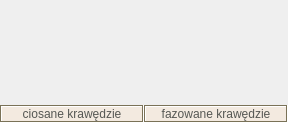
    <widget class="QWidget" name="scrollAreaWidgetContents_4">
     <property name="geometry">
      <rect>
       <x>0</x>
       <y>0</y>
       <width>288</width>
       <height>123</height>
      </rect>
     </property>
     <layout class="QGridLayout" name="gridLayout_13">
      <property name="leftMargin">
       <number>0</number>
      </property>
      <property name="topMargin">
       <number>0</number>
      </property>
      <property name="rightMargin">
       <number>0</number>
      </property>
      <property name="bottomMargin">
       <number>0</number>
      </property>
      <property name="horizontalSpacing">
       <number>0</number>
      </property>
      <item row="0" column="1">
       <layout class="QVBoxLayout" name="verticalLayout_46">
        <property name="spacing">
         <number>0</number>
        </property>
        <item>
         <widget class="ClickableImage" name="BeveledEndingImage">
          <property name="sizePolicy">
           <sizepolicy hsizetype="Preferred" vsizetype="Expanding">
            <horstretch>0</horstretch>
            <verstretch>0</verstretch>
           </sizepolicy>
          </property>
          <property name="text">
           <string/>
          </property>
          <property name="pixmap">
           <pixmap resource="images.qrc">:/images/Rustic_Karbon/wykonczenie_profili/fazowane_krawedzie.jpg</pixmap>
          </property>
         </widget>
        </item>
        <item>
         <widget class="QLabel" name="BeveledEndingText">
          <property name="palette">
           <palette>
            <active>
             <colorrole role="WindowText">
              <brush brushstyle="SolidPattern">
               <color alpha="255">
                <red>85</red>
                <green>87</green>
                <blue>83</blue>
               </color>
              </brush>
             </colorrole>
             <colorrole role="Button">
              <brush brushstyle="SolidPattern">
               <color alpha="255">
                <red>243</red>
                <green>234</green>
                <blue>224</blue>
               </color>
              </brush>
             </colorrole>
             <colorrole role="Light">
              <brush brushstyle="SolidPattern">
               <color alpha="255">
                <red>255</red>
                <green>255</green>
                <blue>255</blue>
               </color>
              </brush>
             </colorrole>
             <colorrole role="Midlight">
              <brush brushstyle="SolidPattern">
               <color alpha="255">
                <red>250</red>
                <green>241</green>
                <blue>214</blue>
               </color>
              </brush>
             </colorrole>
             <colorrole role="Dark">
              <brush brushstyle="SolidPattern">
               <color alpha="255">
                <red>122</red>
                <green>114</green>
                <blue>87</blue>
               </color>
              </brush>
             </colorrole>
             <colorrole role="Mid">
              <brush brushstyle="SolidPattern">
               <color alpha="255">
                <red>163</red>
                <green>152</green>
                <blue>116</blue>
               </color>
              </brush>
             </colorrole>
             <colorrole role="Text">
              <brush brushstyle="SolidPattern">
               <color alpha="255">
                <red>46</red>
                <green>52</green>
                <blue>54</blue>
               </color>
              </brush>
             </colorrole>
             <colorrole role="BrightText">
              <brush brushstyle="SolidPattern">
               <color alpha="255">
                <red>255</red>
                <green>255</green>
                <blue>255</blue>
               </color>
              </brush>
             </colorrole>
             <colorrole role="ButtonText">
              <brush brushstyle="SolidPattern">
               <color alpha="255">
                <red>0</red>
                <green>0</green>
                <blue>0</blue>
               </color>
              </brush>
             </colorrole>
             <colorrole role="Base">
              <brush brushstyle="SolidPattern">
               <color alpha="255">
                <red>255</red>
                <green>255</green>
                <blue>255</blue>
               </color>
              </brush>
             </colorrole>
             <colorrole role="Window">
              <brush brushstyle="SolidPattern">
               <color alpha="255">
                <red>243</red>
                <green>234</green>
                <blue>224</blue>
               </color>
              </brush>
             </colorrole>
             <colorrole role="Shadow">
              <brush brushstyle="SolidPattern">
               <color alpha="255">
                <red>0</red>
                <green>0</green>
                <blue>0</blue>
               </color>
              </brush>
             </colorrole>
             <colorrole role="AlternateBase">
              <brush brushstyle="SolidPattern">
               <color alpha="255">
                <red>250</red>
                <green>241</green>
                <blue>214</blue>
               </color>
              </brush>
             </colorrole>
             <colorrole role="ToolTipBase">
              <brush brushstyle="SolidPattern">
               <color alpha="255">
                <red>255</red>
                <green>255</green>
                <blue>220</blue>
               </color>
              </brush>
             </colorrole>
             <colorrole role="ToolTipText">
              <brush brushstyle="SolidPattern">
               <color alpha="255">
                <red>0</red>
                <green>0</green>
                <blue>0</blue>
               </color>
              </brush>
             </colorrole>
            </active>
            <inactive>
             <colorrole role="WindowText">
              <brush brushstyle="SolidPattern">
               <color alpha="255">
                <red>85</red>
                <green>87</green>
                <blue>83</blue>
               </color>
              </brush>
             </colorrole>
             <colorrole role="Button">
              <brush brushstyle="SolidPattern">
               <color alpha="255">
                <red>243</red>
                <green>234</green>
                <blue>224</blue>
               </color>
              </brush>
             </colorrole>
             <colorrole role="Light">
              <brush brushstyle="SolidPattern">
               <color alpha="255">
                <red>255</red>
                <green>255</green>
                <blue>255</blue>
               </color>
              </brush>
             </colorrole>
             <colorrole role="Midlight">
              <brush brushstyle="SolidPattern">
               <color alpha="255">
                <red>250</red>
                <green>241</green>
                <blue>214</blue>
               </color>
              </brush>
             </colorrole>
             <colorrole role="Dark">
              <brush brushstyle="SolidPattern">
               <color alpha="255">
                <red>122</red>
                <green>114</green>
                <blue>87</blue>
               </color>
              </brush>
             </colorrole>
             <colorrole role="Mid">
              <brush brushstyle="SolidPattern">
               <color alpha="255">
                <red>163</red>
                <green>152</green>
                <blue>116</blue>
               </color>
              </brush>
             </colorrole>
             <colorrole role="Text">
              <brush brushstyle="SolidPattern">
               <color alpha="255">
                <red>46</red>
                <green>52</green>
                <blue>54</blue>
               </color>
              </brush>
             </colorrole>
             <colorrole role="BrightText">
              <brush brushstyle="SolidPattern">
               <color alpha="255">
                <red>255</red>
                <green>255</green>
                <blue>255</blue>
               </color>
              </brush>
             </colorrole>
             <colorrole role="ButtonText">
              <brush brushstyle="SolidPattern">
               <color alpha="255">
                <red>0</red>
                <green>0</green>
                <blue>0</blue>
               </color>
              </brush>
             </colorrole>
             <colorrole role="Base">
              <brush brushstyle="SolidPattern">
               <color alpha="255">
                <red>255</red>
                <green>255</green>
                <blue>255</blue>
               </color>
              </brush>
             </colorrole>
             <colorrole role="Window">
              <brush brushstyle="SolidPattern">
               <color alpha="255">
                <red>243</red>
                <green>234</green>
                <blue>224</blue>
               </color>
              </brush>
             </colorrole>
             <colorrole role="Shadow">
              <brush brushstyle="SolidPattern">
               <color alpha="255">
                <red>0</red>
                <green>0</green>
                <blue>0</blue>
               </color>
              </brush>
             </colorrole>
             <colorrole role="AlternateBase">
              <brush brushstyle="SolidPattern">
               <color alpha="255">
                <red>250</red>
                <green>241</green>
                <blue>214</blue>
               </color>
              </brush>
             </colorrole>
             <colorrole role="ToolTipBase">
              <brush brushstyle="SolidPattern">
               <color alpha="255">
                <red>255</red>
                <green>255</green>
                <blue>220</blue>
               </color>
              </brush>
             </colorrole>
             <colorrole role="ToolTipText">
              <brush brushstyle="SolidPattern">
               <color alpha="255">
                <red>0</red>
                <green>0</green>
                <blue>0</blue>
               </color>
              </brush>
             </colorrole>
            </inactive>
            <disabled>
             <colorrole role="WindowText">
              <brush brushstyle="SolidPattern">
               <color alpha="255">
                <red>122</red>
                <green>114</green>
                <blue>87</blue>
               </color>
              </brush>
             </colorrole>
             <colorrole role="Button">
              <brush brushstyle="SolidPattern">
               <color alpha="255">
                <red>243</red>
                <green>234</green>
                <blue>224</blue>
               </color>
              </brush>
             </colorrole>
             <colorrole role="Light">
              <brush brushstyle="SolidPattern">
               <color alpha="255">
                <red>255</red>
                <green>255</green>
                <blue>255</blue>
               </color>
              </brush>
             </colorrole>
             <colorrole role="Midlight">
              <brush brushstyle="SolidPattern">
               <color alpha="255">
                <red>250</red>
                <green>241</green>
                <blue>214</blue>
               </color>
              </brush>
             </colorrole>
             <colorrole role="Dark">
              <brush brushstyle="SolidPattern">
               <color alpha="255">
                <red>122</red>
                <green>114</green>
                <blue>87</blue>
               </color>
              </brush>
             </colorrole>
             <colorrole role="Mid">
              <brush brushstyle="SolidPattern">
               <color alpha="255">
                <red>163</red>
                <green>152</green>
                <blue>116</blue>
               </color>
              </brush>
             </colorrole>
             <colorrole role="Text">
              <brush brushstyle="SolidPattern">
               <color alpha="255">
                <red>122</red>
                <green>114</green>
                <blue>87</blue>
               </color>
              </brush>
             </colorrole>
             <colorrole role="BrightText">
              <brush brushstyle="SolidPattern">
               <color alpha="255">
                <red>255</red>
                <green>255</green>
                <blue>255</blue>
               </color>
              </brush>
             </colorrole>
             <colorrole role="ButtonText">
              <brush brushstyle="SolidPattern">
               <color alpha="255">
                <red>122</red>
                <green>114</green>
                <blue>87</blue>
               </color>
              </brush>
             </colorrole>
             <colorrole role="Base">
              <brush brushstyle="SolidPattern">
               <color alpha="255">
                <red>243</red>
                <green>234</green>
                <blue>224</blue>
               </color>
              </brush>
             </colorrole>
             <colorrole role="Window">
              <brush brushstyle="SolidPattern">
               <color alpha="255">
                <red>243</red>
                <green>234</green>
                <blue>224</blue>
               </color>
              </brush>
             </colorrole>
             <colorrole role="Shadow">
              <brush brushstyle="SolidPattern">
               <color alpha="255">
                <red>0</red>
                <green>0</green>
                <blue>0</blue>
               </color>
              </brush>
             </colorrole>
             <colorrole role="AlternateBase">
              <brush brushstyle="SolidPattern">
               <color alpha="255">
                <red>245</red>
                <green>228</green>
                <blue>174</blue>
               </color>
              </brush>
             </colorrole>
             <colorrole role="ToolTipBase">
              <brush brushstyle="SolidPattern">
               <color alpha="255">
                <red>255</red>
                <green>255</green>
                <blue>220</blue>
               </color>
              </brush>
             </colorrole>
             <colorrole role="ToolTipText">
              <brush brushstyle="SolidPattern">
               <color alpha="255">
                <red>0</red>
                <green>0</green>
                <blue>0</blue>
               </color>
              </brush>
             </colorrole>
            </disabled>
           </palette>
          </property>
          <property name="autoFillBackground">
           <bool>true</bool>
          </property>
          <property name="locale">
           <locale language="Polish" country="Poland"/>
          </property>
          <property name="frameShape">
           <enum>QFrame::Box</enum>
          </property>
          <property name="frameShadow">
           <enum>QFrame::Sunken</enum>
          </property>
          <property name="lineWidth">
           <number>1</number>
          </property>
          <property name="midLineWidth">
           <number>0</number>
          </property>
          <property name="text">
           <string>fazowane krawędzie</string>
          </property>
          <property name="textFormat">
           <enum>Qt::AutoText</enum>
          </property>
          <property name="scaledContents">
           <bool>false</bool>
          </property>
          <property name="alignment">
           <set>Qt::AlignCenter</set>
          </property>
         </widget>
        </item>
       </layout>
      </item>
      <item row="0" column="0">
       <layout class="QVBoxLayout" name="verticalLayout_47">
        <property name="spacing">
         <number>0</number>
        </property>
        <item>
         <widget class="ClickableImage" name="CarvedEndingImage">
          <property name="sizePolicy">
           <sizepolicy hsizetype="Preferred" vsizetype="Expanding">
            <horstretch>0</horstretch>
            <verstretch>0</verstretch>
           </sizepolicy>
          </property>
          <property name="text">
           <string/>
          </property>
          <property name="pixmap">
           <pixmap resource="images.qrc">:/images/Rustic_Karbon/wykonczenie_profili/ciosane_krawedzie_wybrany.jpg</pixmap>
          </property>
         </widget>
        </item>
        <item>
         <widget class="QLabel" name="CarvedEndingTxt">
          <property name="palette">
           <palette>
            <active>
             <colorrole role="WindowText">
              <brush brushstyle="SolidPattern">
               <color alpha="255">
                <red>85</red>
                <green>87</green>
                <blue>83</blue>
               </color>
              </brush>
             </colorrole>
             <colorrole role="Button">
              <brush brushstyle="SolidPattern">
               <color alpha="255">
                <red>243</red>
                <green>234</green>
                <blue>224</blue>
               </color>
              </brush>
             </colorrole>
             <colorrole role="Light">
              <brush brushstyle="SolidPattern">
               <color alpha="255">
                <red>255</red>
                <green>255</green>
                <blue>255</blue>
               </color>
              </brush>
             </colorrole>
             <colorrole role="Midlight">
              <brush brushstyle="SolidPattern">
               <color alpha="255">
                <red>250</red>
                <green>241</green>
                <blue>214</blue>
               </color>
              </brush>
             </colorrole>
             <colorrole role="Dark">
              <brush brushstyle="SolidPattern">
               <color alpha="255">
                <red>122</red>
                <green>114</green>
                <blue>87</blue>
               </color>
              </brush>
             </colorrole>
             <colorrole role="Mid">
              <brush brushstyle="SolidPattern">
               <color alpha="255">
                <red>163</red>
                <green>152</green>
                <blue>116</blue>
               </color>
              </brush>
             </colorrole>
             <colorrole role="Text">
              <brush brushstyle="SolidPattern">
               <color alpha="255">
                <red>46</red>
                <green>52</green>
                <blue>54</blue>
               </color>
              </brush>
             </colorrole>
             <colorrole role="BrightText">
              <brush brushstyle="SolidPattern">
               <color alpha="255">
                <red>255</red>
                <green>255</green>
                <blue>255</blue>
               </color>
              </brush>
             </colorrole>
             <colorrole role="ButtonText">
              <brush brushstyle="SolidPattern">
               <color alpha="255">
                <red>0</red>
                <green>0</green>
                <blue>0</blue>
               </color>
              </brush>
             </colorrole>
             <colorrole role="Base">
              <brush brushstyle="SolidPattern">
               <color alpha="255">
                <red>255</red>
                <green>255</green>
                <blue>255</blue>
               </color>
              </brush>
             </colorrole>
             <colorrole role="Window">
              <brush brushstyle="SolidPattern">
               <color alpha="255">
                <red>243</red>
                <green>234</green>
                <blue>224</blue>
               </color>
              </brush>
             </colorrole>
             <colorrole role="Shadow">
              <brush brushstyle="SolidPattern">
               <color alpha="255">
                <red>0</red>
                <green>0</green>
                <blue>0</blue>
               </color>
              </brush>
             </colorrole>
             <colorrole role="AlternateBase">
              <brush brushstyle="SolidPattern">
               <color alpha="255">
                <red>250</red>
                <green>241</green>
                <blue>214</blue>
               </color>
              </brush>
             </colorrole>
             <colorrole role="ToolTipBase">
              <brush brushstyle="SolidPattern">
               <color alpha="255">
                <red>255</red>
                <green>255</green>
                <blue>220</blue>
               </color>
              </brush>
             </colorrole>
             <colorrole role="ToolTipText">
              <brush brushstyle="SolidPattern">
               <color alpha="255">
                <red>0</red>
                <green>0</green>
                <blue>0</blue>
               </color>
              </brush>
             </colorrole>
            </active>
            <inactive>
             <colorrole role="WindowText">
              <brush brushstyle="SolidPattern">
               <color alpha="255">
                <red>85</red>
                <green>87</green>
                <blue>83</blue>
               </color>
              </brush>
             </colorrole>
             <colorrole role="Button">
              <brush brushstyle="SolidPattern">
               <color alpha="255">
                <red>243</red>
                <green>234</green>
                <blue>224</blue>
               </color>
              </brush>
             </colorrole>
             <colorrole role="Light">
              <brush brushstyle="SolidPattern">
               <color alpha="255">
                <red>255</red>
                <green>255</green>
                <blue>255</blue>
               </color>
              </brush>
             </colorrole>
             <colorrole role="Midlight">
              <brush brushstyle="SolidPattern">
               <color alpha="255">
                <red>250</red>
                <green>241</green>
                <blue>214</blue>
               </color>
              </brush>
             </colorrole>
             <colorrole role="Dark">
              <brush brushstyle="SolidPattern">
               <color alpha="255">
                <red>122</red>
                <green>114</green>
                <blue>87</blue>
               </color>
              </brush>
             </colorrole>
             <colorrole role="Mid">
              <brush brushstyle="SolidPattern">
               <color alpha="255">
                <red>163</red>
                <green>152</green>
                <blue>116</blue>
               </color>
              </brush>
             </colorrole>
             <colorrole role="Text">
              <brush brushstyle="SolidPattern">
               <color alpha="255">
                <red>46</red>
                <green>52</green>
                <blue>54</blue>
               </color>
              </brush>
             </colorrole>
             <colorrole role="BrightText">
              <brush brushstyle="SolidPattern">
               <color alpha="255">
                <red>255</red>
                <green>255</green>
                <blue>255</blue>
               </color>
              </brush>
             </colorrole>
             <colorrole role="ButtonText">
              <brush brushstyle="SolidPattern">
               <color alpha="255">
                <red>0</red>
                <green>0</green>
                <blue>0</blue>
               </color>
              </brush>
             </colorrole>
             <colorrole role="Base">
              <brush brushstyle="SolidPattern">
               <color alpha="255">
                <red>255</red>
                <green>255</green>
                <blue>255</blue>
               </color>
              </brush>
             </colorrole>
             <colorrole role="Window">
              <brush brushstyle="SolidPattern">
               <color alpha="255">
                <red>243</red>
                <green>234</green>
                <blue>224</blue>
               </color>
              </brush>
             </colorrole>
             <colorrole role="Shadow">
              <brush brushstyle="SolidPattern">
               <color alpha="255">
                <red>0</red>
                <green>0</green>
                <blue>0</blue>
               </color>
              </brush>
             </colorrole>
             <colorrole role="AlternateBase">
              <brush brushstyle="SolidPattern">
               <color alpha="255">
                <red>250</red>
                <green>241</green>
                <blue>214</blue>
               </color>
              </brush>
             </colorrole>
             <colorrole role="ToolTipBase">
              <brush brushstyle="SolidPattern">
               <color alpha="255">
                <red>255</red>
                <green>255</green>
                <blue>220</blue>
               </color>
              </brush>
             </colorrole>
             <colorrole role="ToolTipText">
              <brush brushstyle="SolidPattern">
               <color alpha="255">
                <red>0</red>
                <green>0</green>
                <blue>0</blue>
               </color>
              </brush>
             </colorrole>
            </inactive>
            <disabled>
             <colorrole role="WindowText">
              <brush brushstyle="SolidPattern">
               <color alpha="255">
                <red>122</red>
                <green>114</green>
                <blue>87</blue>
               </color>
              </brush>
             </colorrole>
             <colorrole role="Button">
              <brush brushstyle="SolidPattern">
               <color alpha="255">
                <red>243</red>
                <green>234</green>
                <blue>224</blue>
               </color>
              </brush>
             </colorrole>
             <colorrole role="Light">
              <brush brushstyle="SolidPattern">
               <color alpha="255">
                <red>255</red>
                <green>255</green>
                <blue>255</blue>
               </color>
              </brush>
             </colorrole>
             <colorrole role="Midlight">
              <brush brushstyle="SolidPattern">
               <color alpha="255">
                <red>250</red>
                <green>241</green>
                <blue>214</blue>
               </color>
              </brush>
             </colorrole>
             <colorrole role="Dark">
              <brush brushstyle="SolidPattern">
               <color alpha="255">
                <red>122</red>
                <green>114</green>
                <blue>87</blue>
               </color>
              </brush>
             </colorrole>
             <colorrole role="Mid">
              <brush brushstyle="SolidPattern">
               <color alpha="255">
                <red>163</red>
                <green>152</green>
                <blue>116</blue>
               </color>
              </brush>
             </colorrole>
             <colorrole role="Text">
              <brush brushstyle="SolidPattern">
               <color alpha="255">
                <red>122</red>
                <green>114</green>
                <blue>87</blue>
               </color>
              </brush>
             </colorrole>
             <colorrole role="BrightText">
              <brush brushstyle="SolidPattern">
               <color alpha="255">
                <red>255</red>
                <green>255</green>
                <blue>255</blue>
               </color>
              </brush>
             </colorrole>
             <colorrole role="ButtonText">
              <brush brushstyle="SolidPattern">
               <color alpha="255">
                <red>122</red>
                <green>114</green>
                <blue>87</blue>
               </color>
              </brush>
             </colorrole>
             <colorrole role="Base">
              <brush brushstyle="SolidPattern">
               <color alpha="255">
                <red>243</red>
                <green>234</green>
                <blue>224</blue>
               </color>
              </brush>
             </colorrole>
             <colorrole role="Window">
              <brush brushstyle="SolidPattern">
               <color alpha="255">
                <red>243</red>
                <green>234</green>
                <blue>224</blue>
               </color>
              </brush>
             </colorrole>
             <colorrole role="Shadow">
              <brush brushstyle="SolidPattern">
               <color alpha="255">
                <red>0</red>
                <green>0</green>
                <blue>0</blue>
               </color>
              </brush>
             </colorrole>
             <colorrole role="AlternateBase">
              <brush brushstyle="SolidPattern">
               <color alpha="255">
                <red>245</red>
                <green>228</green>
                <blue>174</blue>
               </color>
              </brush>
             </colorrole>
             <colorrole role="ToolTipBase">
              <brush brushstyle="SolidPattern">
               <color alpha="255">
                <red>255</red>
                <green>255</green>
                <blue>220</blue>
               </color>
              </brush>
             </colorrole>
             <colorrole role="ToolTipText">
              <brush brushstyle="SolidPattern">
               <color alpha="255">
                <red>0</red>
                <green>0</green>
                <blue>0</blue>
               </color>
              </brush>
             </colorrole>
            </disabled>
           </palette>
          </property>
          <property name="autoFillBackground">
           <bool>true</bool>
          </property>
          <property name="locale">
           <locale language="Polish" country="Poland"/>
          </property>
          <property name="frameShape">
           <enum>QFrame::Box</enum>
          </property>
          <property name="frameShadow">
           <enum>QFrame::Sunken</enum>
          </property>
          <property name="lineWidth">
           <number>1</number>
          </property>
          <property name="midLineWidth">
           <number>0</number>
          </property>
          <property name="text">
           <string>ciosane krawędzie</string>
          </property>
          <property name="textFormat">
           <enum>Qt::AutoText</enum>
          </property>
          <property name="scaledContents">
           <bool>false</bool>
          </property>
          <property name="alignment">
           <set>Qt::AlignCenter</set>
          </property>
         </widget>
        </item>
       </layout>
      </item>
     </layout>
    </widget>
